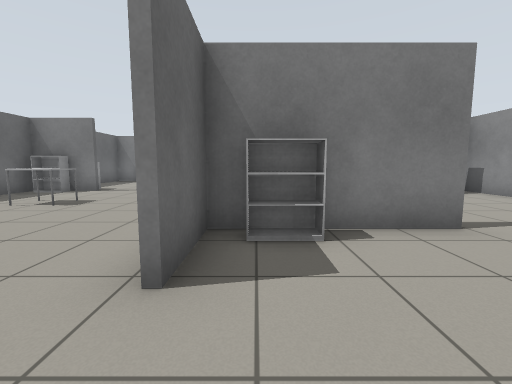
view 1 (above)

16 first-person views from a walk through a robot-simulator world made for Gazebo. The camera is 0.9 m above the floor, tilts 6° down and sees 90° across. The floor is counted in squares, 1 m on a side. Each view is taken from the middle of a square. On the plan, view 1 faces up. The plan holds only what a view shows up to about 10 squares ahead; the rest is blank. Some stock models are drawn as simple stand-ins.

view 2
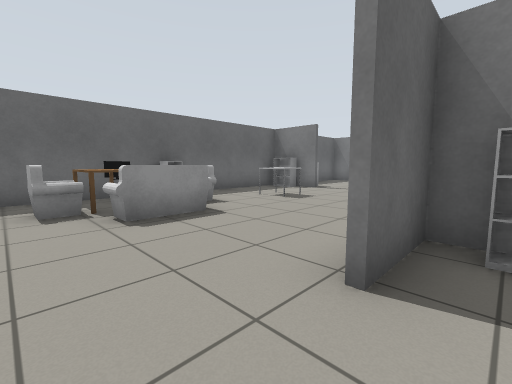

view 3
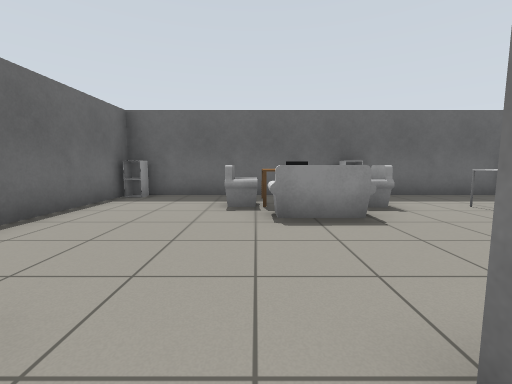

view 4
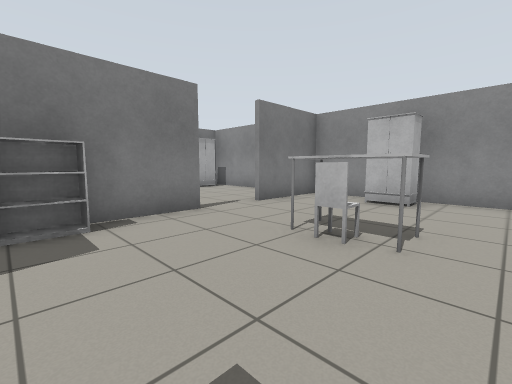

view 5
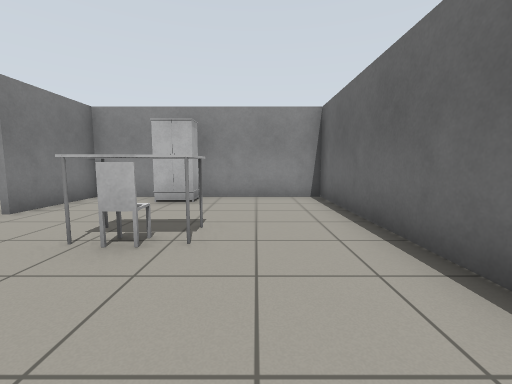

view 6
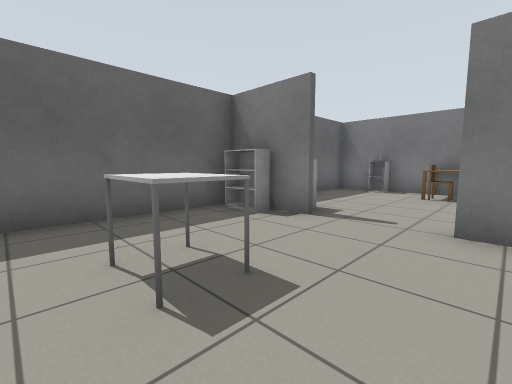

view 7
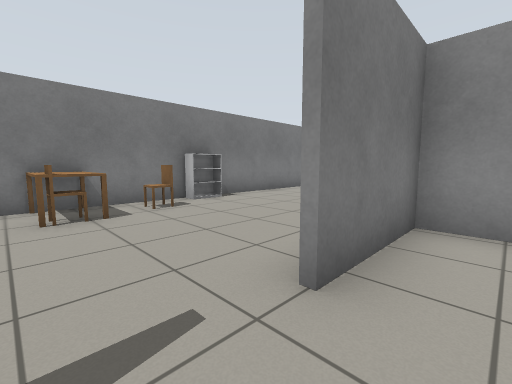

view 8
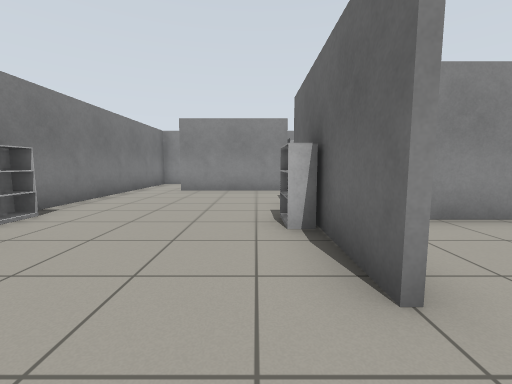

view 9
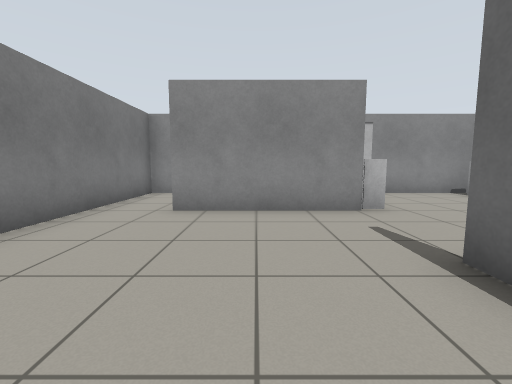

view 10
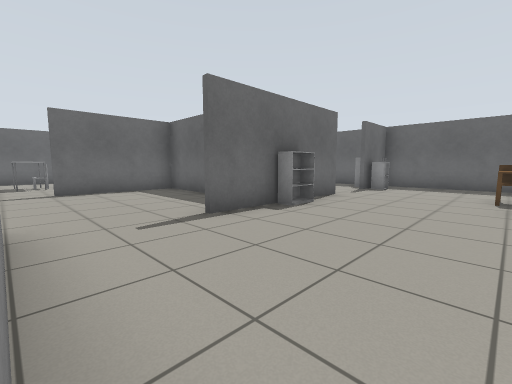

view 11
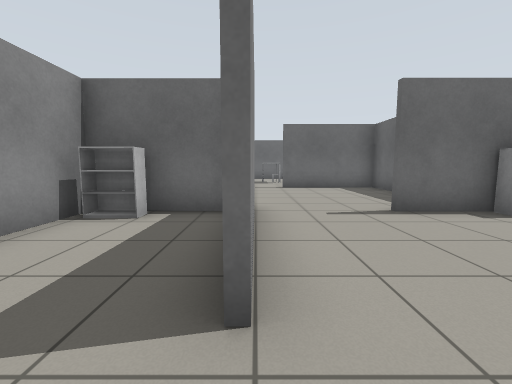

view 12
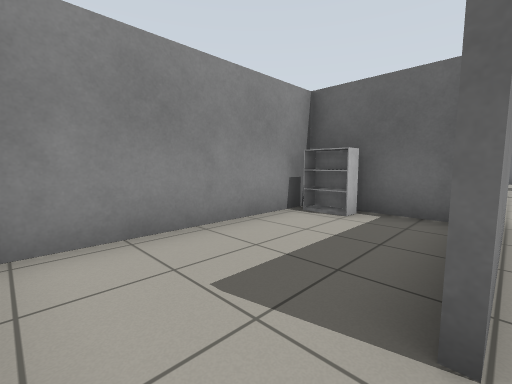

view 13
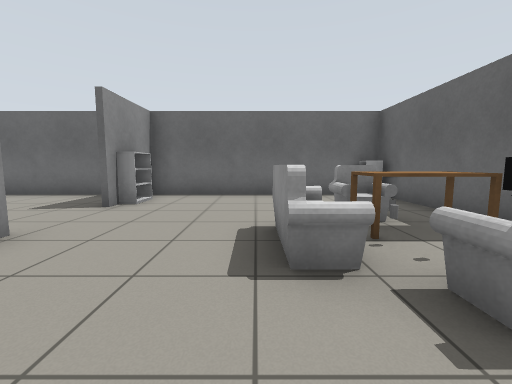

view 14
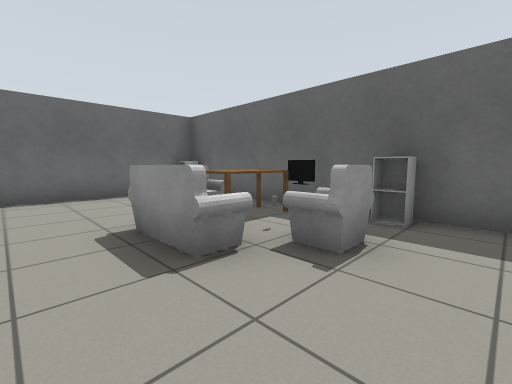

view 15
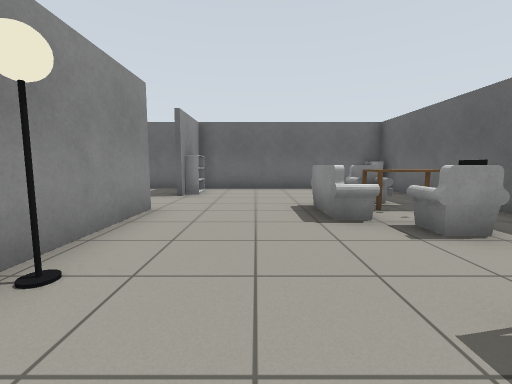

view 16
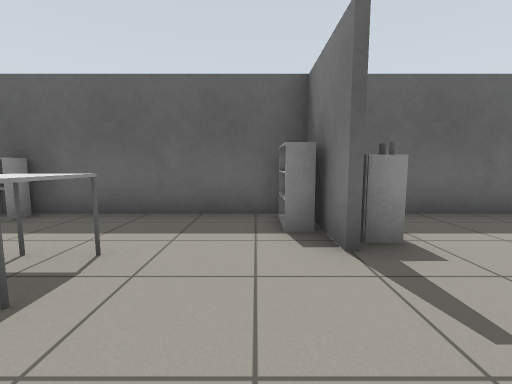

### Floor plan
Points are (right, up) in squares from view 1. A wall is a line through its corners. A room is listed if a view was taken in it or the views show most of it. See-through windows are left out.
Room 1 (views 1, 2, 3, 4, 5, 6, 7, 8, 9, 13, 14, 15, 16)
walls: (-0.8, 5.5) (-0.8, 8.5); (-0.7, 3.5) (-0.7, 1.8); (-0.8, 1.8) (-0.8, 4.5); (-1.5, 8.9) (-3.5, 8.9); (-3.5, 9.1) (1.4, 9.1); (3, 3.6) (-0.8, 3.6); (-7.7, 9) (-7.7, -2.8) (-0.8, -2.8) (-0.8, -1.4); (4, 9.5) (4, 12.8); (0, -2.8) (7.2, -2.8) (7.2, 3.9); (7.2, 3.6) (4.6, 3.6); (3.5, 14.4) (-7.7, 14.4) (-7.7, 9.9)
ways out: opening at (4, 13.5) to room 2; opening at (0, 4) to room 3; opening at (2.5, 8.5) to room 3; opening at (3.5, 4) to room 3
objects: cabinet (-7, -2); table (-7, 1); TV (-7, 2); cabinet (-7, 4); bookshelf (-7, 9); armchair (-6, 1) to (-5, 1); other object (-6, 2); other object (-6, 3); armchair (-6, 3) to (-5, 4); cabinet (-6, 9); cabinet (-6, 14); sofa (-5, 2) to (-4, 2); table (-5, 6); chair (-4, 13); kitchen table (-4, 14); chair (-3, 13); bookshelf (-1, -1); bookshelf (-1, 9); bookshelf (-1, 14); bookshelf (0, 3) to (1, 3); chair (3, 0) to (3, 1); wardrobe (6, 1)
Room 2 (views 10, 11, 12)
walls: (4.6, 9.1) (7.2, 9.1) (7.2, 14.4) (3.5, 14.4)
ways out: opening at (4, 13.5) to room 1
objects: bookshelf (6, 10)
Room 3 (no view inside)
walls: (-0.7, 6.1) (-0.7, 3.5); (-0.8, 4.5) (-0.8, 5.5); (-0.8, 3.7) (3, 3.7); (7.2, 3.9) (7.2, 8.9)
ways out: opening at (0, 4) to room 1; opening at (2.5, 8.5) to room 1; opening at (3.5, 4) to room 1
objects: lamp (-1, 5); cabinet (4, 9); wardrobe (6, 8)

Positions as (right, up) in squares from view 1, and headings:
1: (0, 0), facing up
2: (0, 0), facing up-left
3: (0, 1), facing left
4: (0, -1), facing up-right
5: (0, -1), facing right
6: (-3, 5), facing up-left
7: (-5, 8), facing up-right
8: (-5, 10), facing right
9: (-1, 11), facing right
10: (4, 13), facing down-left
11: (4, 14), facing down
12: (4, 14), facing down-right
13: (-4, 5), facing down
14: (-3, 5), facing down-left
15: (-3, 7), facing down
16: (-3, 8), facing left
